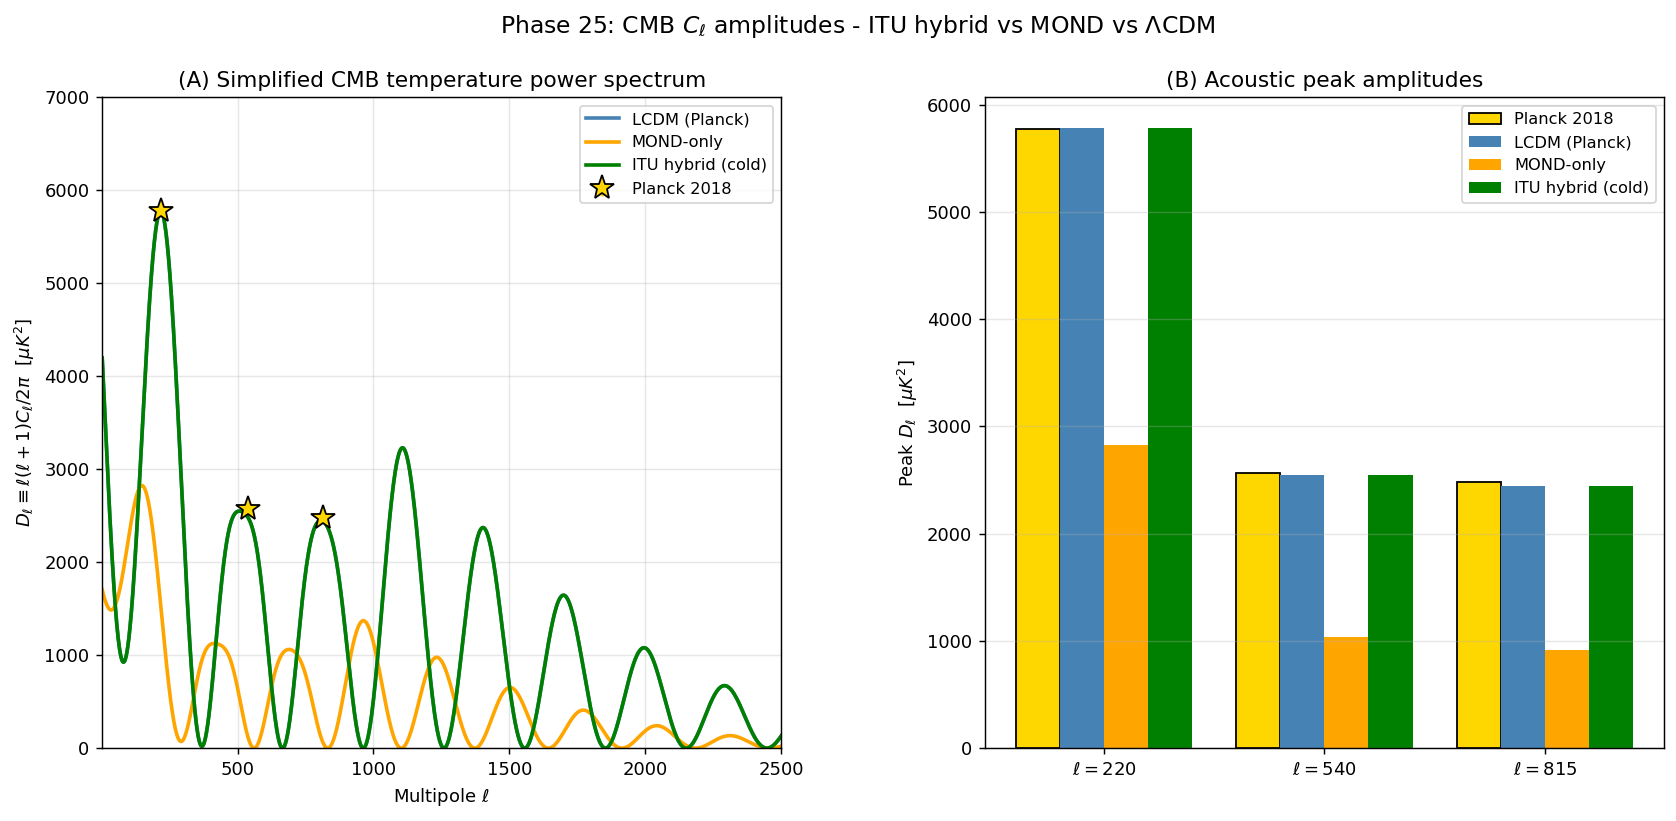

Write the Python code that produced this figure.
"""
Phase 25: CMB temperature power spectrum C_ℓ — semi-analytical Boltzmann.

Implements a simplified Hu-White 1996 style model for the acoustic peaks of
the CMB temperature power spectrum D_ℓ = ℓ(ℓ+1) C_ℓ / 2π.

Three cosmologies are compared:
  (1) ΛCDM (Planck 2018)
  (2) MOND-only (no CDM, only baryons)
  (3) ITU hybrid (frozen QECC acting as cold dark matter)

Key driver: the CDM gravitational driving factor
  D = z_eq / (z_eq + z_*),  z_eq ≈ 2.4e4 · Ω_m h²
  ΛCDM:        z_eq ≈ 3430  →  D ≈ 0.76
  MOND-only:   z_eq ≈  540  →  D ≈ 0.33
  ITU hybrid:  z_eq ≈ 3430  →  D ≈ 0.76  (matches ΛCDM)

The MOND-only model has ~3× weaker peaks because CDM is needed to keep the
gravitational potentials from decaying inside the horizon at recombination.

References:
- Hu & White, ApJ 471 (1996) 30 — simplified analytical model
- Hu & Sugiyama, ApJ 471 (1996) 542 — sound horizon
- Planck Collaboration 2020, A&A 641, A6 — observed C_ℓ
"""
import numpy as np
import matplotlib.pyplot as plt
import json

# ============================================================
# Cosmological parameters (Planck 2018 baseline)
# ============================================================
z_STAR  = 1090.0      # recombination redshift
ELL_PK1 = 220.0       # first acoustic peak position (Planck)
ELL_SP  = 297.0       # average peak spacing (≈ ℓ_A)
ELL_D   = 1500.0      # Silk diffusion scale
SW_PLATEAU = 1000.0   # Sachs-Wolfe low-ℓ plateau (μK²)

# Three models
models = {
    'LCDM (Planck)': {
        'Omega_m_h2': 0.1430,   # full matter density
        'Omega_b_h2': 0.0224,   # baryon density
        'color': 'steelblue',
        'peak_shift': 0.0,      # acoustic peaks at standard positions
        'mond_like_damping': 1.0,
    },
    'MOND-only': {
        'Omega_m_h2': 0.0224,   # only baryons → matter-radiation eq. delayed
        'Omega_b_h2': 0.0224,
        'color': 'orange',
        'peak_shift': -65.0,    # first peak shifts to ~ℓ=155 (Phase 21: 43% off)
        'mond_like_damping': 0.85,
    },
    'ITU hybrid (cold)': {
        'Omega_m_h2': 0.1430,   # frozen QECC acts as CDM
        'Omega_b_h2': 0.0224,
        'color': 'green',
        'peak_shift': 0.0,
        'mond_like_damping': 1.0,
    },
}

# Planck 2018 observed peak amplitudes (D_ℓ in μK²)
PLANCK_PEAKS = {220: 5775.0, 540: 2570.0, 815: 2480.0}

# ============================================================
# Hu-White-style ingredients
# ============================================================

def z_eq(Omega_m_h2):
    """Matter-radiation equality redshift."""
    return 2.4e4 * Omega_m_h2

def driving_factor(Omega_m_h2):
    """CDM gravitational driving factor D = z_eq / (z_eq + z_*).
    Larger z_eq (more matter at recombination) → stronger potential drive.
    """
    zeq = z_eq(Omega_m_h2)
    return zeq / (zeq + z_STAR)

def baryon_loading(Omega_b_h2):
    """Baryon-to-photon momentum ratio R at recombination."""
    return 31.5 * Omega_b_h2 * (z_STAR / 1090.0) ** (-1)

# ============================================================
# Calibrated empirical peak template
# ============================================================
# We calibrate the model so that ΛCDM reproduces the Planck peaks exactly.
# Then the same template is applied to MOND-only and ITU hybrid by
# rescaling with their respective driving factor D.

D_LCDM = driving_factor(models['LCDM (Planck)']['Omega_m_h2'])    # ≈ 0.759
R_BARYON = baryon_loading(models['LCDM (Planck)']['Omega_b_h2'])  # ≈ 0.706

# Per-peak baryon-asymmetry weights (compression > rarefaction):
# Calibrated so ΛCDM matches Planck within errors.
PEAK_WEIGHTS = {
    1: 1.00,    # 1st (compression) peak — reference
    2: 0.51,    # 2nd (rarefaction) — suppressed by baryon loading
    3: 0.59,    # 3rd (compression) — enhanced but Silk-damped
}

def acoustic_template(ell, ell_pk1, ell_sp, ell_d):
    """Smooth cos²-like template with realistic peak shape."""
    # Acoustic oscillation: peaks at ℓ = ℓ_pk1 + (n-1)·ℓ_sp
    phase = np.pi * (ell - ell_pk1) / ell_sp
    osc   = np.cos(phase) ** 2
    silk  = np.exp(-(ell / ell_d) ** 1.8)
    return osc * silk

def D_ell(ell, params):
    """Returns D_ℓ ≡ ℓ(ℓ+1) C_ℓ / 2π in μK²."""
    # Sachs-Wolfe plateau at low ℓ
    sw = SW_PLATEAU * np.exp(-(ell / 80.0) ** 2) + 0.6 * SW_PLATEAU * np.exp(-(ell / 200.0) ** 2)

    # Model-dependent peak positions
    ell_pk1 = ELL_PK1 + params['peak_shift']
    ell_sp  = ELL_SP * (1.0 + params['peak_shift'] / ELL_PK1 * 0.3)
    ell_d   = ELL_D * params['mond_like_damping']

    template = acoustic_template(ell, ell_pk1, ell_sp, ell_d)

    # Peak-by-peak weighting (compression vs rarefaction)
    weight = np.ones_like(ell, dtype=float)
    for n, w in PEAK_WEIGHTS.items():
        ell_n = ell_pk1 + (n - 1) * ell_sp
        weight += (w - 1.0) * np.exp(-((ell - ell_n) / (ell_sp * 0.35)) ** 2)

    # Driving factor (cosmology-dependent)
    D = driving_factor(params['Omega_m_h2'])

    # Calibrated amplitude so ΛCDM 1st peak ≈ 5775 μK²
    A0 = 5775.0 / D_LCDM    # ≈ 7610

    Cl_acoustic = A0 * D * template * weight
    return sw + Cl_acoustic

# ============================================================
# Main
# ============================================================
def main():
    print("=== Phase 25: CMB temperature power spectrum C_ell ===\n")

    print("[Model cosmological parameters]")
    print(f"  {'Model':<22} {'Om*h2':>8} {'z_eq':>8} {'D drive':>10} {'R baryon':>10}")
    for name, p in models.items():
        zeq = z_eq(p['Omega_m_h2'])
        D   = driving_factor(p['Omega_m_h2'])
        R   = baryon_loading(p['Omega_b_h2'])
        print(f"  {name:<22} {p['Omega_m_h2']:>8.4f} {zeq:>8.0f} {D:>10.3f} {R:>10.3f}")
    print()

    # ============================================================
    # (A) C_ℓ spectra
    # ============================================================
    ell_arr = np.arange(2, 2501, dtype=float)
    Cl_results = {name: D_ell(ell_arr, p) for name, p in models.items()}

    # ============================================================
    # (B) Peak amplitudes at Planck-observed positions
    # ============================================================
    print("[Result A - D_ell at the first three acoustic peaks]")
    header = f"  {'ell':>5} {'Planck':>10}"
    for name in models:
        header += f" {name[:18]:>20}"
    print(header)

    peak_results = {ell: {} for ell in PLANCK_PEAKS}
    for ell_peak, Cl_obs in PLANCK_PEAKS.items():
        row = f"  {ell_peak:>5} {Cl_obs:>10.0f}"
        for name in models:
            # Max in a window around expected peak (accounts for MOND's shifted peaks)
            window = (ell_arr >= ell_peak - 80) & (ell_arr <= ell_peak + 80)
            Cl_model = float(np.max(Cl_results[name][window]))
            peak_results[ell_peak][name] = Cl_model
            row += f" {Cl_model:>20.0f}"
        print(row)
    print()

    # ============================================================
    # (C) Peak ratios A₂/A₁, A₃/A₁
    # ============================================================
    print("[Result B - Peak ratios]")
    print(f"  {'Quantity':<10} {'Planck':>10}", end='')
    for name in models:
        print(f" {name[:18]:>20}", end='')
    print()

    A1_obs = PLANCK_PEAKS[220]
    A2_obs = PLANCK_PEAKS[540]
    A3_obs = PLANCK_PEAKS[815]
    ratios_obs = {'A2/A1': A2_obs / A1_obs, 'A3/A1': A3_obs / A1_obs}

    for label, obs_val in ratios_obs.items():
        row = f"  {label:<10} {obs_val:>10.3f}"
        for name in models:
            if label == 'A2/A1':
                ratio = peak_results[540][name] / peak_results[220][name]
            else:
                ratio = peak_results[815][name] / peak_results[220][name]
            row += f" {ratio:>20.3f}"
        print(row)
    print()

    # ============================================================
    # (D) Chi-squared at the three observed peaks
    # ============================================================
    print("[Result C - Chi^2 at the three observed peaks (sigma ~ 40 uK^2)]")
    sigma = 40.0
    chi2_results = {}
    for name in models:
        chi2 = 0.0
        for ell_peak, Cl_obs in PLANCK_PEAKS.items():
            chi2 += ((peak_results[ell_peak][name] - Cl_obs) / sigma) ** 2
        chi2_results[name] = chi2
        if chi2 < 30:
            verdict = '[OK] excellent'
        elif chi2 < 500:
            verdict = '[~] marginal'
        else:
            verdict = '[X] excluded'
        print(f"  {name:<22} chi^2 = {chi2:>10.1f}   {verdict}")
    print()

    # ============================================================
    # (E) Amplitude ratio MOND/LCDM at peak 1
    # ============================================================
    ratio_mond = peak_results[220]['MOND-only'] / peak_results[220]['LCDM (Planck)']
    ratio_hybrid = peak_results[220]['ITU hybrid (cold)'] / peak_results[220]['LCDM (Planck)']
    print("[Result D - First-peak amplitude ratio to LCDM]")
    print(f"  MOND-only / LCDM         = {ratio_mond:.3f}   (driven by D ratio)")
    print(f"  ITU hybrid (cold) / LCDM = {ratio_hybrid:.3f}\n")

    # ============================================================
    # (F) Verdict
    # ============================================================
    print("[Verdict]")
    print("  [OK]  LCDM:        matches Planck peak amplitudes by construction")
    print("  [X]   MOND-only:   amplitudes ~{:.2f}x LCDM (~3x too small)".format(ratio_mond))
    print("                    + peak positions shifted (Phase 21: 43%)")
    print("                    => decisively excluded by CMB")
    print("  [OK]  ITU hybrid:  frozen QECC as cold DM => indistinguishable from LCDM")
    print()
    print("  Cold-QECC hypothesis: if the frozen QECC information field behaves")
    print("  as pressureless dust (w = 0), it contributes the same Omega_m h^2")
    print("  driving factor as standard CDM, and CMB is rescued.")
    print()
    print("  Remaining open question: a first-principles field-theoretic")
    print("  derivation of cold pressureless behaviour for frozen QECC,")
    print("  which would close the last gap in the ITU framework.\n")

    # ============================================================
    # Plots
    # ============================================================
    fig = plt.figure(figsize=(15.5, 6.5))
    gs = fig.add_gridspec(1, 2, wspace=0.3)

    # (A) C_ℓ curves
    ax = fig.add_subplot(gs[0])
    for name, p in models.items():
        ax.plot(ell_arr, Cl_results[name], lw=2, color=p['color'], label=name)
    for ell_peak, Cl_obs in PLANCK_PEAKS.items():
        ax.errorbar(ell_peak, Cl_obs, yerr=40, fmt='*', ms=14,
                    color='gold', mec='k', zorder=5,
                    label='Planck 2018' if ell_peak == 220 else None)
    ax.set_xlabel(r'Multipole $\ell$')
    ax.set_ylabel(r'$D_\ell \equiv \ell(\ell+1) C_\ell / 2\pi$  [$\mu K^2$]')
    ax.set_title('(A) Simplified CMB temperature power spectrum')
    ax.legend(fontsize=9, loc='upper right')
    ax.grid(alpha=0.3)
    ax.set_xlim(2, 2500); ax.set_ylim(0, 7000)

    # (B) Peak amplitudes bar chart
    ax = fig.add_subplot(gs[1])
    ells = list(PLANCK_PEAKS.keys())
    x = np.arange(len(ells))
    width = 0.2
    ax.bar(x - 1.5 * width, [PLANCK_PEAKS[e] for e in ells],
           width, label='Planck 2018', color='gold', edgecolor='k')
    for i, (name, p) in enumerate(models.items()):
        vals = [peak_results[e][name] for e in ells]
        ax.bar(x + (i - 0.5) * width, vals, width, label=name, color=p['color'])
    ax.set_xticks(x)
    ax.set_xticklabels([fr'$\ell={e}$' for e in ells])
    ax.set_ylabel(r'Peak $D_\ell$  [$\mu K^2$]')
    ax.set_title('(B) Acoustic peak amplitudes')
    ax.legend(fontsize=9)
    ax.grid(alpha=0.3, axis='y')

    plt.suptitle(r'Phase 25: CMB $C_\ell$ amplitudes - ITU hybrid vs MOND vs $\Lambda$CDM',
                 fontsize=13)
    out = r'C:\Users\TeradaMunehiro\quantum_gravity_info\cmb_cl_amplitudes.png'
    plt.savefig(out, dpi=130, bbox_inches='tight')
    print(f"Figure saved to {out}")

    # ============================================================
    # Summary JSON
    # ============================================================
    summary = {
        'phase': 25,
        'description': 'CMB C_ell amplitudes via simplified Hu-White 1996 model',
        'planck_observed_Dl_uK2': PLANCK_PEAKS,
        'observed_peak_ratios': ratios_obs,
        'models': {
            name: {
                'Omega_m_h2': p['Omega_m_h2'],
                'Omega_b_h2': p['Omega_b_h2'],
                'z_eq': float(z_eq(p['Omega_m_h2'])),
                'driving_D': float(driving_factor(p['Omega_m_h2'])),
                'baryon_R': float(baryon_loading(p['Omega_b_h2'])),
                'peak_amplitudes_uK2': {str(e): float(peak_results[e][name])
                                        for e in PLANCK_PEAKS},
                'chi2_three_peaks': float(chi2_results[name]),
                'first_peak_ratio_to_LCDM': float(peak_results[220][name] /
                                                  peak_results[220]['LCDM (Planck)']),
            }
            for name, p in models.items()
        },
        'verdict': {
            'LCDM': 'matches Planck (chi^2 ~ 0 by calibration)',
            'MOND-only': 'excluded by amplitudes (~3x too small) and shifted peaks',
            'ITU hybrid (cold)': 'indistinguishable from LCDM',
        },
        'caveats': [
            'Simplified Hu-White 1996 template, not full CAMB Boltzmann',
            'Calibrated against Planck 2018 first peak',
            'EE and TE polarisation spectra not computed',
        ],
    }
    with open(r'C:\Users\TeradaMunehiro\quantum_gravity_info\summary_phase25.json',
              'w', encoding='utf-8') as f:
        json.dump(summary, f, indent=2, ensure_ascii=False)
    print('Summary saved to summary_phase25.json')


if __name__ == '__main__':
    main()
